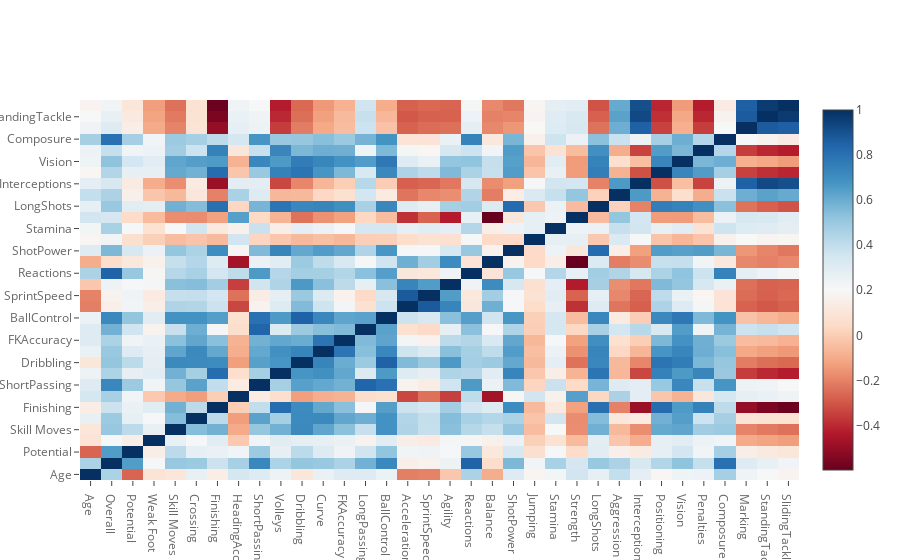

The notebook cell saved with this chart:
### Code cell
fig = corr.iplot(kind='heatmap', colorscale='RdBu')

### Figure 1 — Plotly figure (JSON) as saved in the notebook; plotly's stock layout.template omitted (floating-point values rounded to 4 significant figures; data arrays with more than 128 entries replaced by an {"elided": "..."} marker saying what was removed)
{"data": [{"colorscale": [[0, "rgb(103,0,31)"], [0.1, "rgb(178,24,43)"], [0.2, "rgb(214,96,77)"], [0.3, "rgb(244,165,130)"], [0.4, "rgb(253,219,199)"], [0.5, "rgb(247,247,247)"], [0.6, "rgb(209,229,240)"], [0.7, "rgb(146,197,222)"], [0.8, "rgb(67,147,195)"], [0.9, "rgb(33,102,172)"], [1, "rgb(5,48,97)"]], "type": "heatmap", "uid": "e767f5d5-bdf7-4de7-ad4c-9a51c5c5d35e", "x": ["Age", "Overall", "Potential", "Weak Foot", "Skill Moves", "Crossing", "Finishing", "HeadingAccuracy", "ShortPassing", "Volleys", "Dribbling", "Curve", "FKAccuracy", "LongPassing", "BallControl", "Acceleration", "SprintSpeed", "Agility", "Reactions", "Balance", "ShotPower", "Jumping", "Stamina", "Strength", "LongShots", "Aggression", "Interceptions", "Positioning", "Vision", "Penalties", "Composure", "Marking", "StandingTackle", "SlidingTackle"], "y": ["Age", "Overall", "Potential", "Weak Foot", "Skill Moves", "Crossing", "Finishing", "HeadingAccuracy", "ShortPassing", "Volleys", "Dribbling", "Curve", "FKAccuracy", "LongPassing", "BallControl", "Acceleration", "SprintSpeed", "Agility", "Reactions", "Balance", "ShotPower", "Jumping", "Stamina", "Strength", "LongShots", "Aggression", "Interceptions", "Positioning", "Vision", "Penalties", "Composure", "Marking", "StandingTackle", "SlidingTackle"], "z": {"elided": "34x34 float values"}, "zmax": 1, "zmin": -0.5979}], "layout": {"legend": {"bgcolor": "#FFFFFF", "font": {"color": "#666666"}}, "paper_bgcolor": "#FFFFFF", "plot_bgcolor": "#E5E5E5", "title": {"font": {"color": "#151516"}}, "xaxis": {"gridcolor": "#F6F6F6", "showgrid": true, "tickfont": {"color": "#666666"}, "title": {"font": {"color": "#666666"}, "text": ""}, "zerolinecolor": "#F6F6F6"}, "yaxis": {"gridcolor": "#F6F6F6", "showgrid": true, "tickfont": {"color": "#666666"}, "title": {"font": {"color": "#666666"}, "text": ""}, "zerolinecolor": "#F6F6F6"}}}
